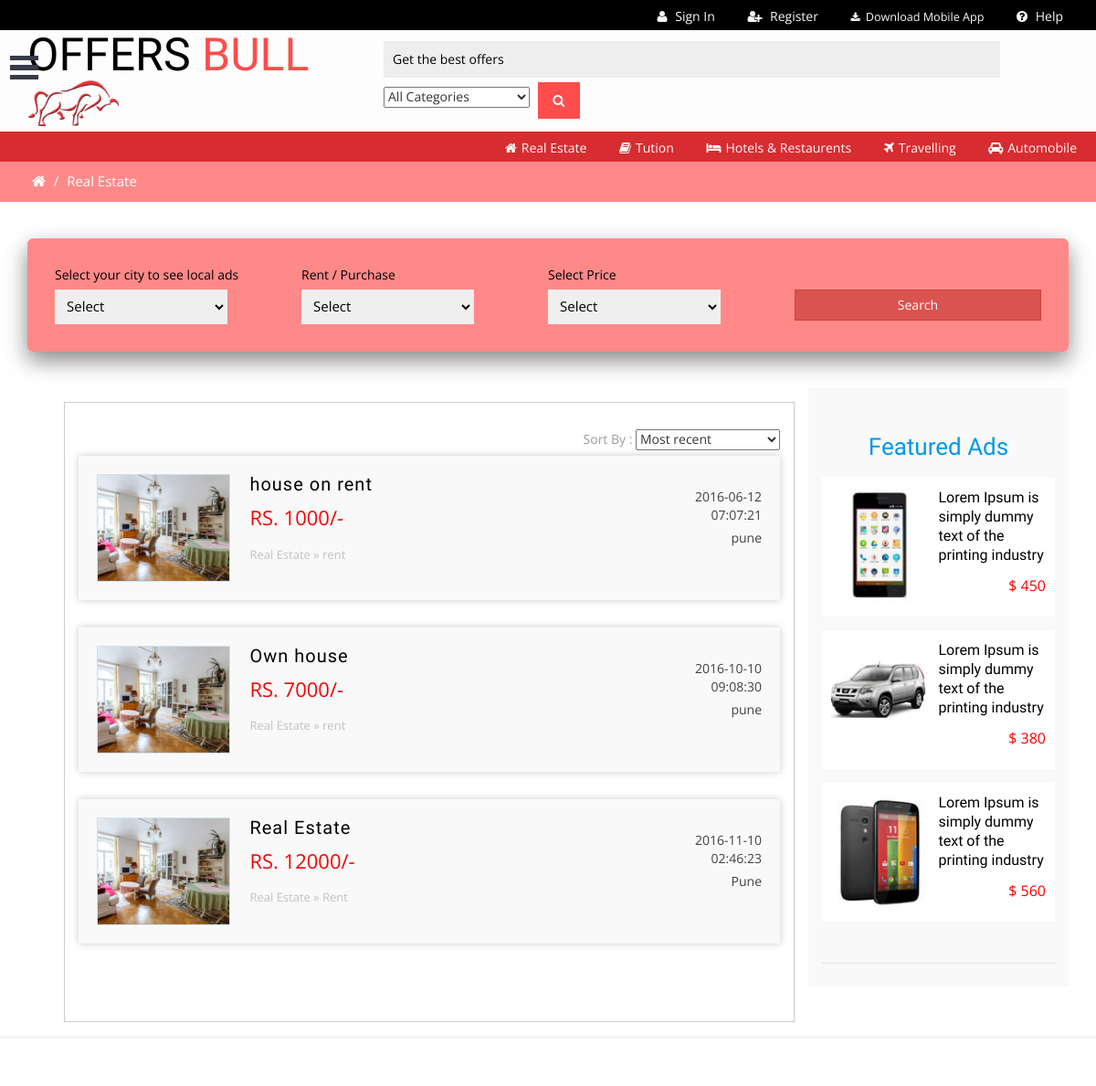
Page /index.php/realestate/real (upper part) on the earlier database version.
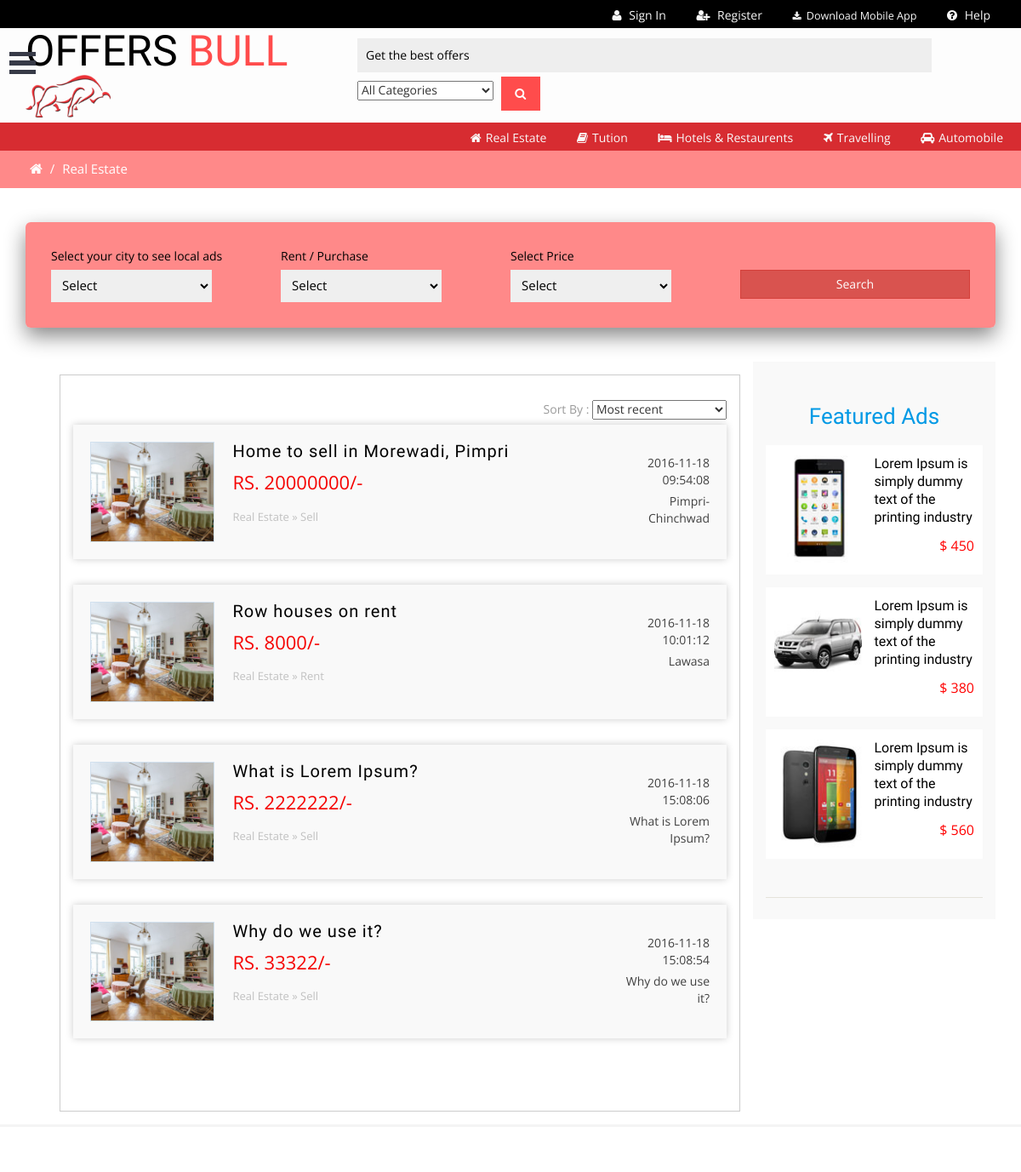
Same page on the later database version.
### tables this page shows
CREATE TABLE IF NOT EXISTS `realestate` (
  `realid` int(11) NOT NULL AUTO_INCREMENT,
  `name` varchar(255) DEFAULT NULL,
  `title` varchar(255) DEFAULT NULL,
  `type` varchar(255) DEFAULT NULL,
  `address` text,
  `builtup` varchar(255) DEFAULT NULL,
  `price` varchar(255) DEFAULT NULL,
  `description` text,
  `mobile` varchar(255) DEFAULT NULL,
  `email` varchar(255) DEFAULT NULL,
  `amenities` text,
  `city` varchar(255) DEFAULT NULL,
  `area` varchar(255) DEFAULT NULL,
  `date` datetime DEFAULT NULL,
  `offerend` timestamp NULL DEFAULT NULL ON UPDATE CURRENT_TIMESTAMP,
  `category` tinyint(4) DEFAULT NULL,
  `userid` tinyint(4) DEFAULT NULL,
  PRIMARY KEY (`realid`)
);

### application/controllers/Realestate.php (called while the page is built, shortened)
<?php
	class Realestate extends CI_Controller{
		public function real(){
			$category['template'] = "realestate";
			$category['datas']=null;
			$category['msearch']=null;
			$this->load->library('pagination');
			$this->load->view('pages/mainpage',$category);
		}
	}
?>

### index.php (called while the page is built, shortened)
<?php
require_once BASEPATH.'core/CodeIgniter.php';

### application/views/pages/realestate/container.php (the view, shortened to what the changed rows need)
<?php
$query=array();
if($datas==null && $msearch==null){
	$query= $this->db->get('realestate',5,$this->uri->segment(3))->result();
}
?>
<div class="total-ads main-grid-border">
	<div class="container">
		<div class="ads-grid">
			<div class="agileinfo-ads-display col-md-9">
				<div class="wrapper">
				<div class="bs-example bs-example-tabs" role="tabpanel" data-example-id="togglable-tabs">
				  <div id="myTabContent" class="tab-content">
					<div role="tabpanel" class="tab-pane fade in active" id="home" aria-labelledby="home-tab">
					   <div>
											<div id="container">
						<ul class="list">
						<?php  if($datas==null && $msearch==null){
							foreach ($query as $row)
							{
						?>
							<a href="<?php echo base_url();?>realestate/manage_view/<?php echo $row->realid;?>">
								<li>
								<img src="<?php echo base_url();?>assets/images/r1.jpg" title="" alt="" />
								<section class="list-left">
								<h5 class="title"><?php echo $row->title?></h5>
								<span class="adprice">RS. <?php echo $row->price?>/-</span>
								<p class="catpath">Real Estate » <?php echo $row->type?></p>
								</section>
								<section class="list-right">
								<span class="date"><?php echo $row->date?></span>
								<span class="cityname"><?php echo $row->city?></span>
								</section>
								<div class="clearfix"></div>
								</li>
							</a>
							<?php } } elseif ($msearch==null) {
								foreach ($datas as $row1)
							{?>
							<a href="<?php echo base_url();?>realestate/manage_view/<?php echo $row1['realid'];?>">
								<li>
								<img src="<?php echo base_url();?>assets/images/r1.jpg" title="" alt="" />
								<section class="list-left">
								<h5 class="title"><?php echo $row1['title']?></h5>
								<span class="adprice">RS. <?php echo $row1['price']?>/-</span>
								<p class="catpath">Real Estate » <?php echo $row1['type']?></p>
								</section>
								<section class="list-right">
								<span class="date"><?php echo $row1['date']?></span>
								<span class="cityname"><?php echo $row1['city']?></span>
								</section>
								<div class="clearfix"></div>
								</li>
							</a>
							<?php }}else{
								foreach ($msearch as $row2){
							?>
								<a href="<?php echo base_url();?>realestate/manage_view/<?php echo $row2['realid'];?>">
										<li>
										<img src="<?php echo base_url();?>assets/images/r1.jpg" title="" alt="" />
										<section class="list-left">
										<h5 class="title"><?php echo $row2['title'];?></h5>
																	<span class="adprice">RS. <?php echo $row2['price']?>/-</span>
																	<p class="catpath">Real Estate » <?php echo $row2['type']?></p>
																	</section>
																	<section class="list-right">
																	<span class="date"><?php echo $row2['date']?></span>
																	<span class="cityname"><?php echo $row2['city']?></span>
																	</section>
																	<div class="clearfix"></div>
																	</li>
																</a>
							<?php }}?>
						</ul>
					</div>
					</div>
					</div>
				  </div>
				</div>
			</div>
			</div>
			<div class="side-bar col-md-3">
			<div class="w3ls-featured-ads">
				<h2 class="sear-head fer">Featured Ads</h2>
			</div>
			</div>
		</div>
	</div>
</div>

Differences in the rows shown:
removed realestate: title "house on rent", price "1000", type "rent", date "2016-06-12 07:07:21", city "pune"
removed realestate: title "Own house", price "7000", type "rent", date "2016-10-10 09:08:30", city "pune"
removed realestate: title "Real Estate", price "12000", type "Rent", date "2016-11-10 02:46:23", city "Pune"
added realestate: title "Home to sell in Morewadi, Pimpri", price "20000000", type "Sell", date "2016-11-18 09:54:08", city "Pimpri-Chinchwad"
added realestate: title "Row houses on rent", price "8000", type "Rent", date "2016-11-18 10:01:12", city "Lawasa"
added realestate: title "What is Lorem Ipsum?", price "2222222", type "Sell", date "2016-11-18 15:08:06", city "What is Lorem Ipsum?"
added realestate: title "Why do we use it?", price "33322", type "Sell", date "2016-11-18 15:08:54", city "Why do we use it?"
